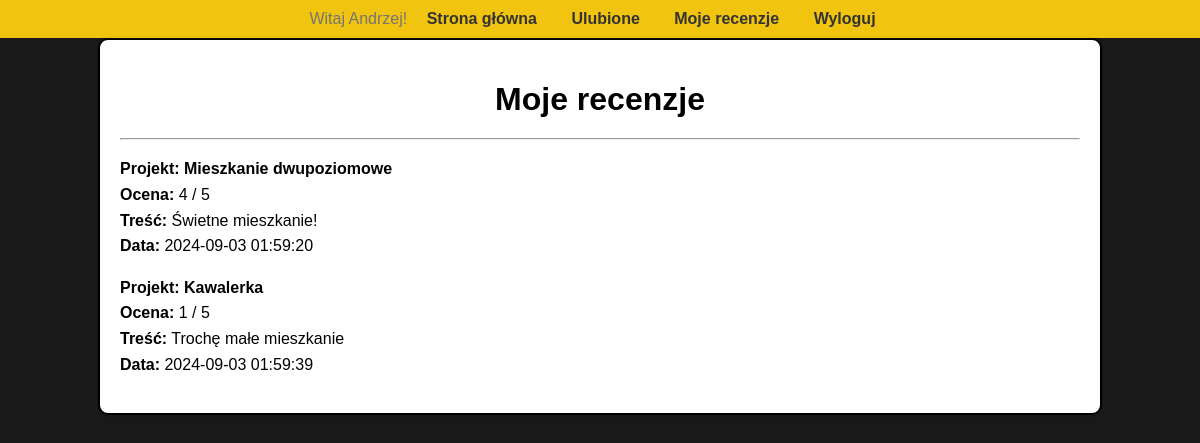
The app's page /myReviews.php (signed in) with its own data.
### tables this page shows
CREATE TABLE `recenzje` (
  `id` int(10) UNSIGNED NOT NULL,
  `idProjektu` int(10) UNSIGNED NOT NULL,
  `nick` varchar(50) NOT NULL,
  `ocena` int(11) NOT NULL,
  `tresc` text NOT NULL,
  `data` timestamp NOT NULL DEFAULT current_timestamp() ON UPDATE current_timestamp()
);

CREATE TABLE `projekty` (
  `Id` int(10) UNSIGNED NOT NULL,
  `idKategorii` int(10) UNSIGNED NOT NULL,
  `nazwa` varchar(50) NOT NULL,
  `zdjecie` varchar(50) NOT NULL,
  `opis` text NOT NULL,
  `TypBudynku` varchar(50) NOT NULL,
  `StylArchitektoniczny` varchar(50) NOT NULL
);

### myReviews.php (the view, shortened to what this page needs)
<?php
require("menu.php");
require("db.php");
$login = $_SESSION["login"];
$sql = "SELECT recenzje.*, projekty.nazwa
        FROM recenzje
        JOIN projekty ON recenzje.idProjektu = projekty.id
        WHERE recenzje.nick='$login'";
$result = $conn->query($sql);
?>
<!DOCTYPE html>
<html lang="pl">
<head>
    <link rel="stylesheet" type="text/css" href="style.css">
</head>
<body>
<div class="container">
    <h1>Moje recenzje</h1><hr>
    <?php while ($row = $result->fetch_assoc()): ?>
        <p><strong>Projekt:</strong> <a href="details.php?id=<?= $row["idProjektu"] ?>"><?= $row["nazwa"] ?></a><br>
            <strong>Ocena:</strong> <?= $row["ocena"] ?> / 5<br>
            <strong>Treść:</strong> <?= $row["tresc"] ?><br>
            <strong>Data:</strong> <?= $row["data"] ?></p>
    <?php endwhile; ?>
</div>
</body>
</html>

### menu.php (shortened to what this page needs)
<nav>
    Witaj <?= $_SESSION["login"] ?>!
    <a href="index.php">Strona główna</a>
    <a href="favourites.php">Ulubione</a>
    <a href="myReviews.php">Moje recenzje</a>
    <a href="logout.php">Wyloguj</a>
</nav>

### style.css (style rules this page uses)
body { font-family: Arial, sans-serif; background-color: #1a1a1a; color: #f4f4f4; margin: 0; padding: 0; }
.container { width: 80%; padding: 20px; background-color: #ffffff; box-shadow: 0 0 10px rgba(0, 0, 0, 0.1); border-radius: 5px; margin: 20px auto 0; color: #000000; }
h1, h2 { color: #333; }
a { color: #000000; text-decoration: none; font-weight: bold; }
p { color: #000000; line-height: 1.6; }
nav { background-color: #f1c40f; color: #747474; padding: 10px 0; text-align: center; }
nav a { color: #333; padding: 0 15px; }
.container { width: 50%; margin: 0 auto; background-color: #fff; border: 2px solid #000; padding: 20px; border-radius: 10px; box-shadow: 0 4px 8px rgba(0, 0, 0, 0.1); }
h1 { text-align: center; color: #000; font-family: Arial, sans-serif; margin-bottom: 20px; }
.container { width: 80%; margin: 0 auto; background-color: #fff; padding: 20px; border-radius: 10px; box-shadow: 0 4px 8px rgba(0, 0, 0, 0.1); overflow-x: auto; }

### records on screen
recenzje: idProjektu.nazwa "Mieszkanie dwupoziomowe", ocena "4", tresc "Świetne mieszkanie!", data "2024-09-03 01:59:20"
recenzje: idProjektu.nazwa "Kawalerka", ocena "1", tresc "Trochę małe mieszkanie", data "2024-09-03 01:59:39"

### other values on screen
$_SESSION["login"] "Andrzej"
